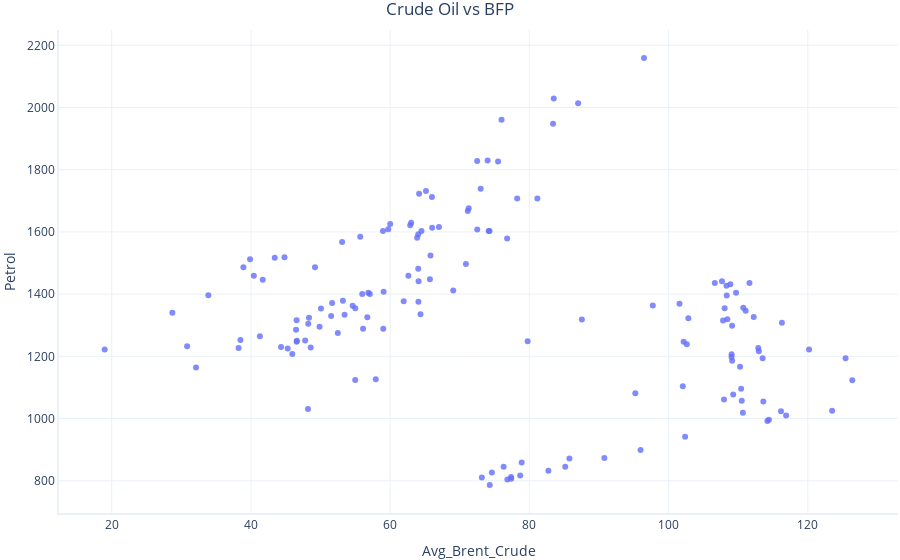
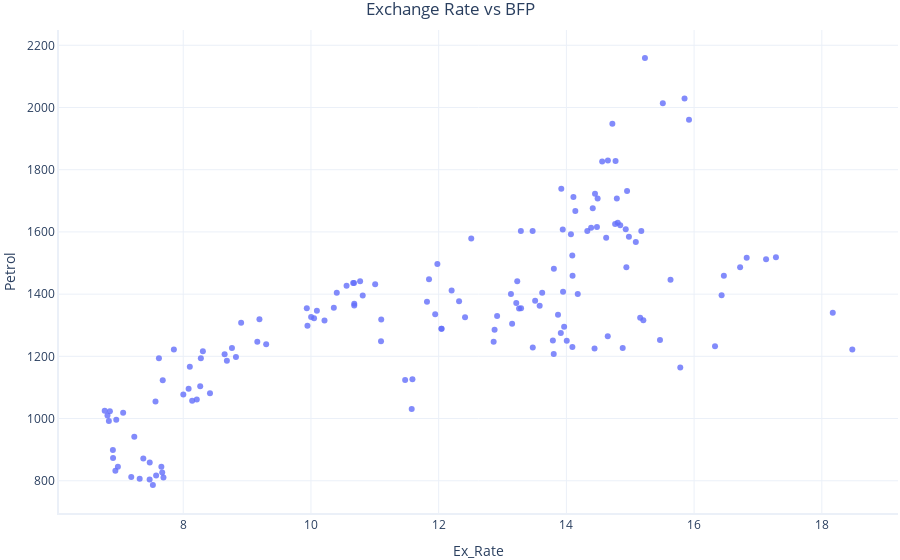

Notebook code cell kept with these figures, in order:
### Markdown cell above
#### Data Visualization

### Code cell
import plotly.express as px

fig = px.scatter(dataset, x ="Avg_Brent_Crude",y= "Petrol", title='Crude Oil vs BFP')
fig1 = px.scatter(dataset, x ="Ex_Rate", y= "Petrol", title='Exchange Rate vs BFP')

fig.show()
fig1.show()

### Figure 1 — Plotly figure (JSON) as saved in the notebook; plotly's stock layout.template omitted (floating-point values rounded to 4 significant figures; data arrays with more than 128 entries replaced by an {"elided": "..."} marker saying what was removed)
{"data": [{"hovertemplate": "Avg_Brent_Crude=%{x}<br>Petrol=%{y}<extra></extra>", "legendgroup": "", "marker": {"color": "#636efa", "symbol": "circle"}, "mode": "markers", "name": "", "orientation": "v", "showlegend": false, "type": "scatter", "x": {"elided": "147 float values"}, "xaxis": "x", "y": {"elided": "147 float values"}, "yaxis": "y"}], "layout": {"legend": {"tracegroupgap": 0}, "title": {"text": "Crude Oil vs BFP"}, "xaxis": {"anchor": "y", "domain": [0, 1], "title": {"text": "Avg_Brent_Crude"}}, "yaxis": {"anchor": "x", "domain": [0, 1], "title": {"text": "Petrol"}}}}

### Figure 2 — Plotly figure (JSON) as saved in the notebook; plotly's stock layout.template omitted (floating-point values rounded to 4 significant figures; data arrays with more than 128 entries replaced by an {"elided": "..."} marker saying what was removed)
{"data": [{"hovertemplate": "Ex_Rate=%{x}<br>Petrol=%{y}<extra></extra>", "legendgroup": "", "marker": {"color": "#636efa", "symbol": "circle"}, "mode": "markers", "name": "", "orientation": "v", "showlegend": false, "type": "scatter", "x": {"elided": "147 float values"}, "xaxis": "x", "y": {"elided": "147 float values"}, "yaxis": "y"}], "layout": {"legend": {"tracegroupgap": 0}, "title": {"text": "Exchange Rate vs BFP"}, "xaxis": {"anchor": "y", "domain": [0, 1], "title": {"text": "Ex_Rate"}}, "yaxis": {"anchor": "x", "domain": [0, 1], "title": {"text": "Petrol"}}}}
